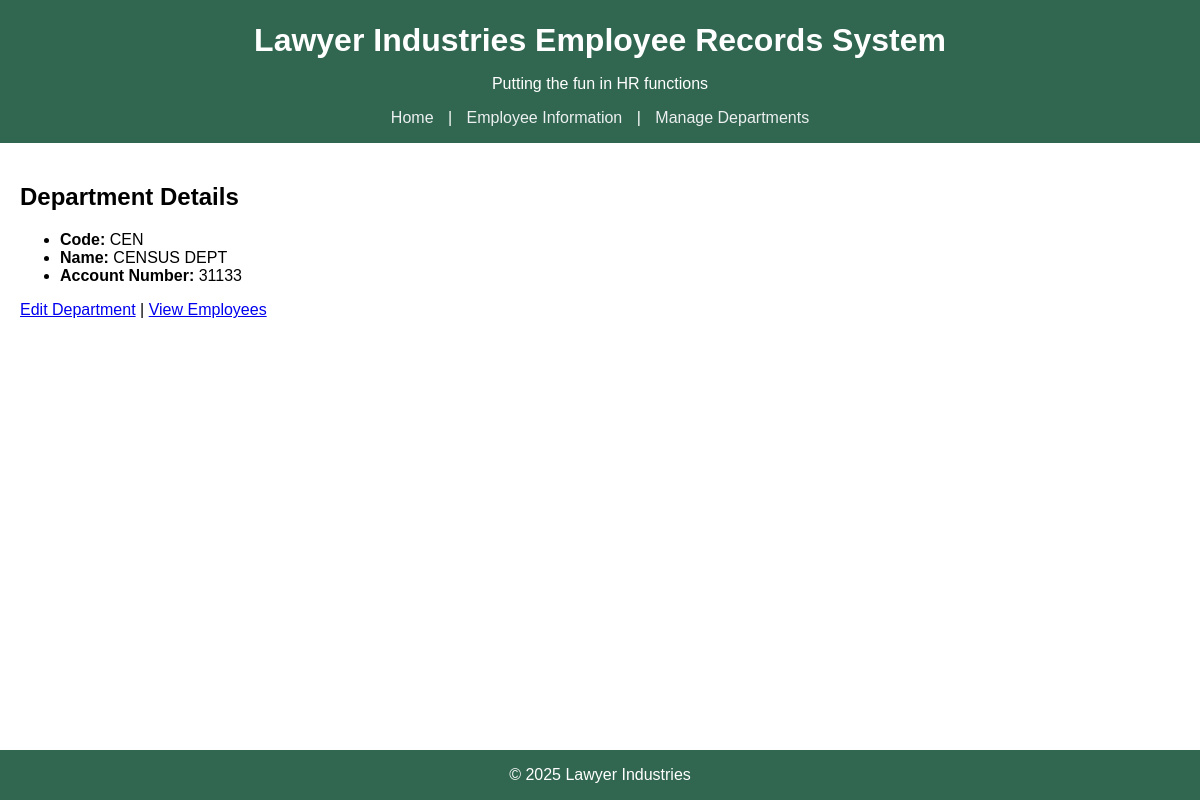
Screenshot of /index.php?action=view_department&code=CEN with the database file from the repository.
### tables this page shows
CREATE TABLE department (
  department			CHAR(4) NOT NULL,
  department_name		VARCHAR(20) NOT NULL,
  dept_acct_num			INT(10) NOT NULL,
  PRIMARY KEY (department)
);

### model/department.php (called while the page is built, shortened)
<?php
require_once 'db.php';
function get_department_by_code($code) {
    global $db;
    $query = "SELECT * FROM department WHERE department = :code";
    $stmt = $db->prepare($query);
    $stmt->execute([':code' => $code]);
    return $stmt->fetch(PDO::FETCH_ASSOC);
}

### view/department-details.php (the view)
<h2>Department Details</h2>
<?php if (!$department): ?>
    <p style="color: red;">Department not found.</p>
<?php else: ?>
    <ul>
        <li><strong>Code:</strong> <?= htmlspecialchars($department['department']) ?></li>
        <li><strong>Name:</strong> <?= htmlspecialchars($department['department_name']) ?></li>
        <li><strong>Account Number:</strong> <?= htmlspecialchars($department['dept_acct_num']) ?></li>
    </ul>
    <p>
        <a href="index.php?action=edit_department&code=<?= urlencode($department['department']) ?>">Edit Department</a> |
        <a href="index.php?action=department_employees&code=<?= urlencode($department['department']) ?>">View Employees</a>
    </p>
<?php endif; ?>

### css/style.css (style rules this page uses)
body { font-family: Arial, sans-serif; background: white; margin: 0; padding: 0; }

### rows the page displays
department: department "CEN", department_name "CENSUS DEPT", dept_acct_num "31133"
